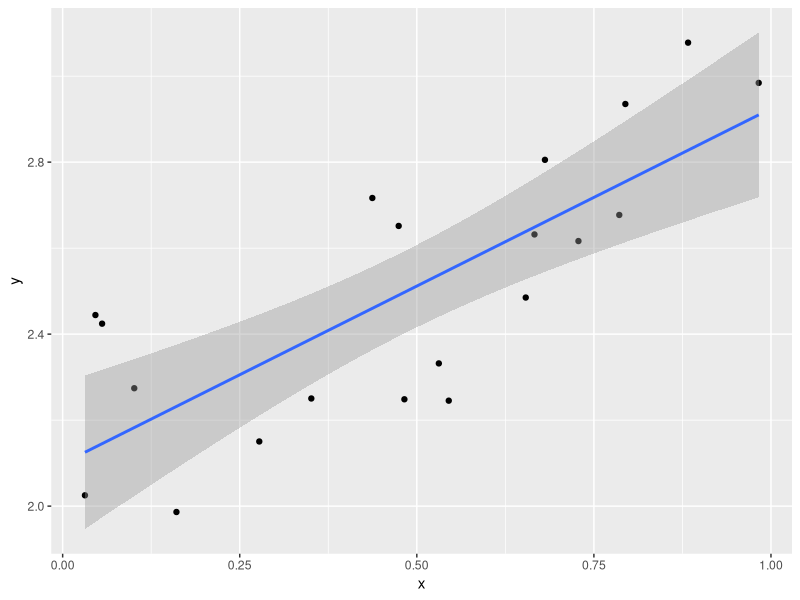
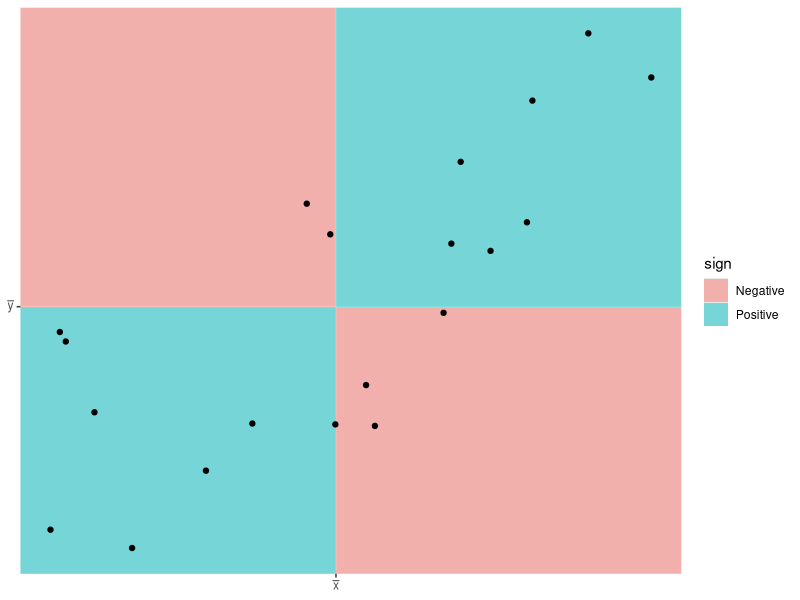
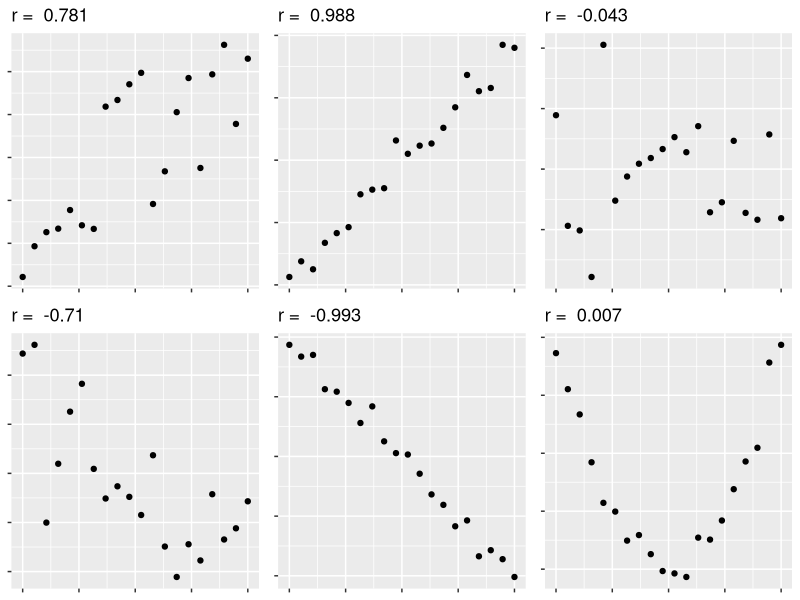
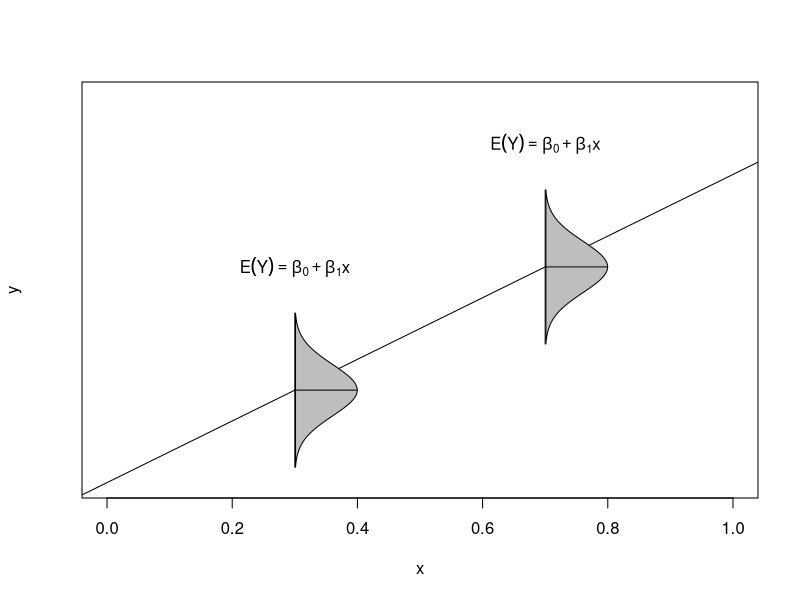
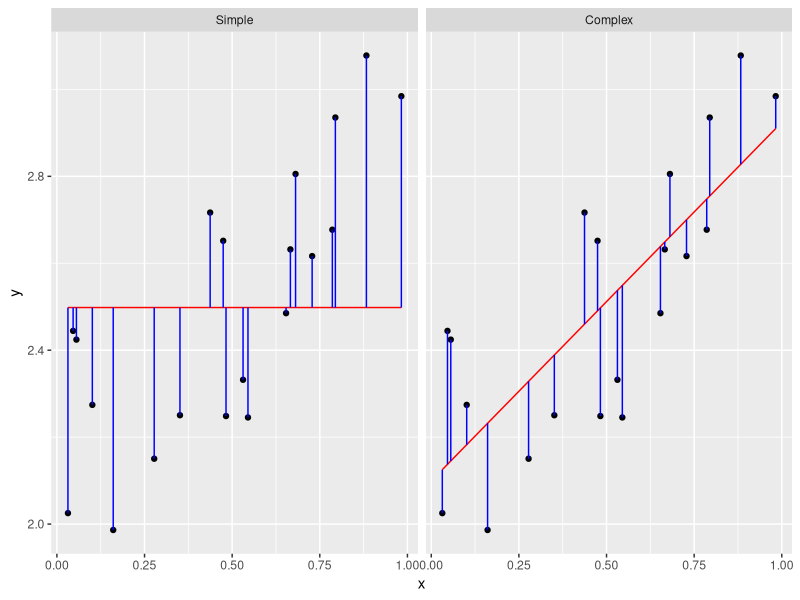
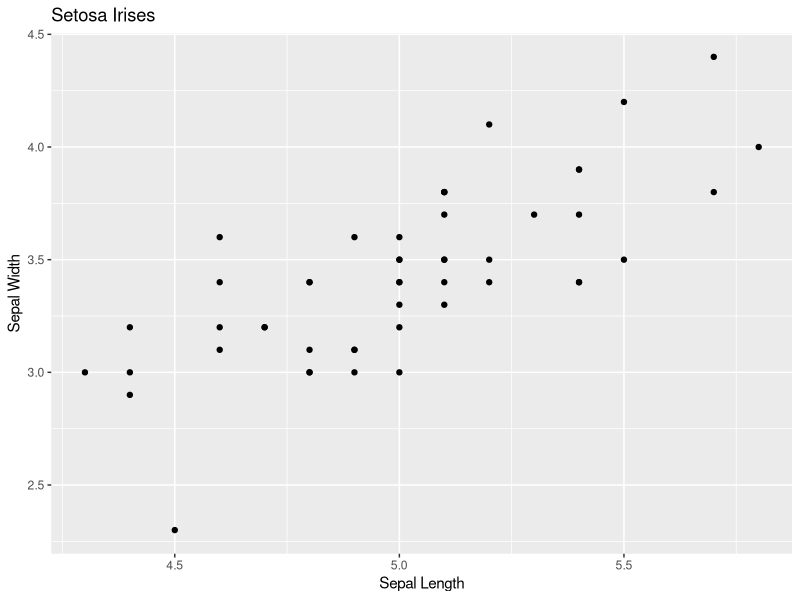
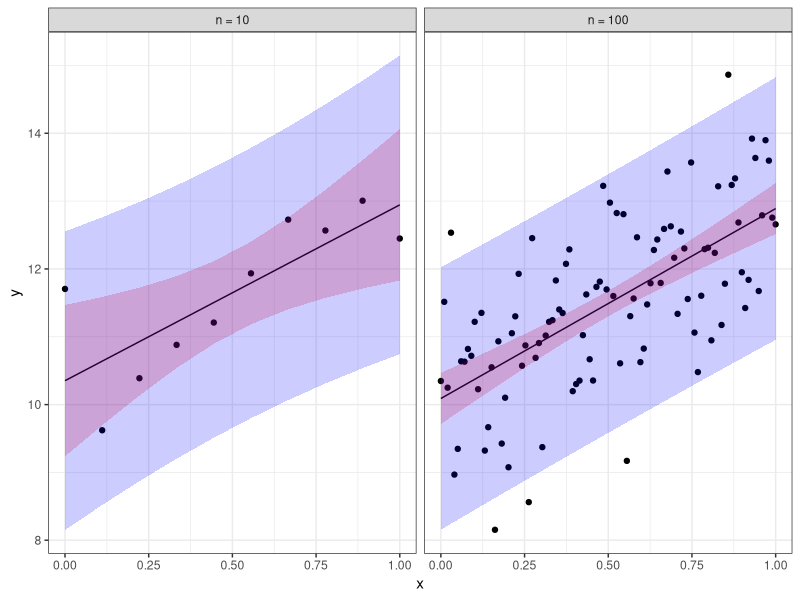
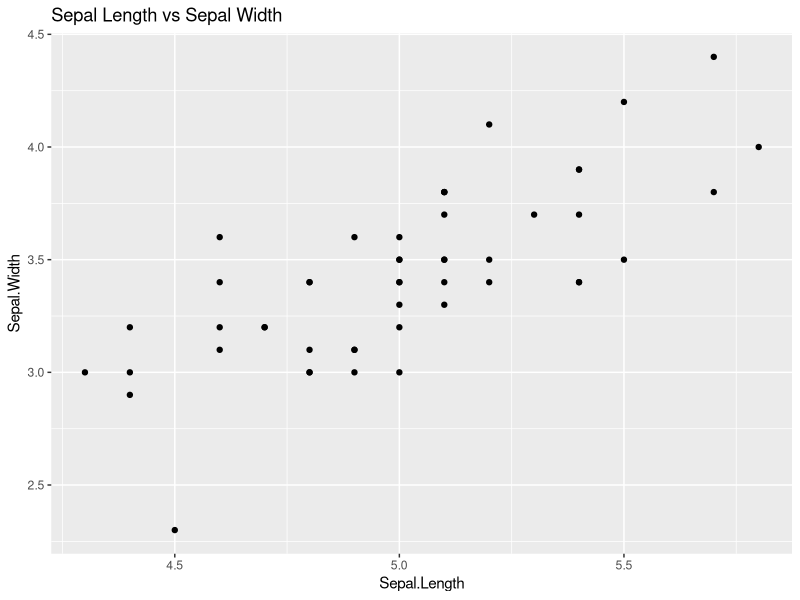

Write R code to recreate these figures, in order. (Note: this script raises an error after producing the figures.)
## ---- chunk 1
# Unattach any packages that happen to already be loaded. In general this is unecessary
# but is important for the creation of the book to not have package namespaces
# fighting unexpectedly.
pkgs = names(sessionInfo()$otherPkgs)
if( length(pkgs > 0)){
  pkgs = paste('package:', pkgs, sep = "")
  for( i in 1:length(pkgs)){
    detach(pkgs[i], character.only = TRUE, force=TRUE)
  }
}

# Set my default chunk options 
knitr::opts_chunk$set( fig.height=3, cache=TRUE )
## ---- chunk 2
multiplot <- function(..., plotlist=NULL, file, cols=1, layout=NULL) {
  library(grid)

  # Make a list from the ... arguments and plotlist
  plots <- c(list(...), plotlist)
  numPlots = length(plots)

  # If layout is NULL, then use 'cols' to determine layout   
  if (is.null(layout)) {
    # Make the panel
    # ncol: Number of columns of plots
    # nrow: Number of rows needed, calculated from # of cols
    layout <- matrix(seq(1, cols * ceiling(numPlots/cols)),
                    ncol = cols, nrow = ceiling(numPlots/cols))
  }

  if (numPlots==1) {
    print(plots[[1]])
  }else{
    # Set up the page
    grid.newpage()
    pushViewport(viewport(layout = grid.layout(nrow(layout), ncol(layout))))
    
    # Make each plot, in the correct location
    for (i in 1:numPlots) {
      # Get the i,j matrix positions of the regions that contain this subplot
      matchidx <- as.data.frame(which(layout == i, arr.ind = TRUE))
      print(plots[[i]], vp = viewport(layout.pos.row = matchidx$row,
                                      layout.pos.col = matchidx$col))
    }
  }
}
## ---- chunk 3
library(ggplot2)
library(dplyr)
library(ggfortify)  # for diagnostic plots in ggplot2 via autoplot()
## ---- chunk 4
set.seed(43456)
n <- 20
data <- data.frame( x = runif(n, 0, 1) )
data <- mutate(data, y= 2 + x + rnorm(n, sd=.2))
ggplot(data, aes(x=x, y=y)) + geom_point() + geom_smooth(method='lm')
## ---- chunk 5
xbar <- mean(data$x ) 
ybar <- mean(data$y )
tile.data <- data.frame(x=c(xbar-1, xbar-1, xbar+1, xbar+1),
                        y=c(ybar-1, ybar+1, ybar+1, ybar-1),
                        sign=c('Positive','Negative','Positive','Negative'))

ggplot(data, aes(x=x, y=y)) +
  geom_tile(data=tile.data, aes(fill=sign), alpha=.5) +
  geom_point() +
  coord_cartesian(xlim=range(data$x), ylim=range(data$y)) +
  scale_x_continuous(breaks=xbar, label=expression(bar(x))) +
  scale_y_continuous(breaks=ybar, label=expression(bar(y))) +
  labs(x=NULL, y=NULL)     
## ---- chunk 6
set.seed(345)
x <- seq(0,1, length=n) 
lots.data <- rbind(
  data.frame(x=x, y=2 + 2*x + rnorm(n, sd=.5), grp=1),
  data.frame(x=x, y=2 - 2*x + rnorm(n, sd=.5), grp=2),
  data.frame(x=x, y=2 + 2*x + rnorm(n, sd=.1), grp=3),
  data.frame(x=x, y=2 - 2*x + rnorm(n, sd=.1), grp=4),
  data.frame(x=x, y=2 - 0*x + rnorm(n, sd=2), grp=5),
  data.frame(x=x, y=2*(2*x-1)^2 + rnorm(n, sd=.1), grp=6))

R.values <-    lots.data %>% dplyr::group_by(grp) %>% dplyr::summarise(R=cor(x,y))
Plots <- list() 
for(i in 1:6){
  Plots[[i]] <- ggplot(lots.data %>% filter(grp==i), aes(x=x, y=y)) +
     geom_point() +
    ggtitle(paste('r = ', round(R.values[i,2], digits=3))) +
    labs(x=NULL, y=NULL) +
    scale_x_continuous(labels=NULL) +
    scale_y_continuous(labels=NULL) 
}  
multiplot(Plots[[1]], Plots[[2]], Plots[[3]], Plots[[4]], Plots[[5]], Plots[[6]],
          cols=3) 
## ---- chunk 7
plot(c(0,1), c(0,1.25), type='n', xlab='x', ylab='y', axes=FALSE);
box(); axis(1);
abline(0,1);
y <- seq(-3,3,length=1000);
x <- dnorm(y, sd=1);
x <- x/4;
y <- y/12;
for(i in c(.3,.7)){
	lines(c(i,i), c(min(y), max(y))+i);
	polygon(x+i, y+i, col='grey');
	lines(c(i,i+max(x)), c(i,i));
	text(i,i+.4, expression(paste("", E(Y)==beta[0]+beta[1], x, sep='')));
}
## ---- chunk 8
simple.data  <- cbind(data, yhat=predict(lm(y~1,data))) %>% mutate( model='Simple' ) 
complex.data <- cbind(data, yhat=predict(lm(y~x,data))) %>% mutate( model='Complex') 
full.data <- rbind(simple.data, complex.data) 
full.data <- full.data %>% mutate(model = factor(model, levels=c('Simple','Complex'))) 
ggplot( full.data, aes(x=x)) +
  geom_point(aes(y=y)) +
  geom_line(aes(y=yhat), color='red') +
  geom_linerange(aes(ymin=y, ymax=yhat), color='blue') +
  facet_grid(.~model) 

## ---- chunk 9
setosa <- iris %>% filter( Species == 'setosa' )    # Just setosa!
ggplot(setosa, aes(x=Sepal.Length, y=Sepal.Width)) +
  geom_point() +
  labs(x="Sepal Length", y="Sepal Width", title='Setosa Irises') 
## ---- chunk 10
# Do all the crazy calculations "By Hand!"
x <- setosa$Sepal.Length
y <- setosa$Sepal.Width
n <- length(x)
r <- sum( (x-mean(x))/sd(x) * (y-mean(y))/sd(y) ) / (n-1)
b1 <- r*sd(y)/sd(x)
b0 <- mean(y) - b1*mean(x)
cbind(r, b0, b1)
yhat <- b0 + b1*x
resid <- y - yhat
SSE <- sum( resid^2 )
s2 <- SSE/(n-2)
s2
Sxx <- sum( (x-mean(x))^2 )
stderr.b0 <- sqrt(s2) * sqrt( 1/n + mean(x)^2 / Sxx)
stderr.b1 <- sqrt(s2) * sqrt(1 / Sxx )
cbind(stderr.b0, stderr.b1)
t.star <- qt(.975, df=n-2)	
c(b0-t.star*stderr.b0, b0+t.star*stderr.b0)
c(b1-t.star*stderr.b1, b1+t.star*stderr.b1)
## ---- chunk 11
cor( setosa$Sepal.Width,  setosa$Sepal.Length )
## ---- chunk 12
model <- lm(Sepal.Width ~ Sepal.Length, data=setosa)
coef(model)
## ---- chunk 13
confint(model)
## ---- chunk 14
model <- lm(Sepal.Width ~ Sepal.Length, data=setosa)
summary(model)
## ---- chunk 15
model <- lm(Sepal.Width ~ Sepal.Length, data=setosa)
anova(model)
## ---- chunk 16
library(ggplot2)
set.seed(321)
n <- 10 
x <- seq(0,1,length=n) 
y <- 10 + 3*x + rnorm(n, sd=1) 
data <- data.frame(x=x, y=y, n=paste('n =', n)) 
n <- 100 
x <- seq(0,1,length=n) 
y <- 10 + 3*x + rnorm(n, sd=1) 
data <- rbind( data, data.frame(x=x,y=y,n=paste('n =', n))) 
data$n <- factor(data$n)
model <- lm(y~x*n, data=data) 
data$y.hat <- fitted(model) 
CI <- predict(model, interval='confidence') 
PI <- predict(model, interval='prediction') 
data$conf.lwr <- CI[,2]
data$conf.upr <- CI[,3] 
data$pred.lwr <- PI[,2]
data$pred.upr <- PI[,3] 
ggplot(data, aes(x=x)) +   
  geom_point(aes(y=y)) +
  geom_line(aes(y=y.hat)) +
  geom_ribbon(aes(ymin=conf.lwr, ymax=conf.upr), fill='red', alpha=.2) +
  geom_ribbon(aes(ymin=pred.lwr, ymax=pred.upr), fill='blue', alpha=.2) +   
  facet_grid(. ~ n) + theme_bw()
## ---- chunk 17
ggplot(setosa, aes(x=Sepal.Length, y=Sepal.Width)) + 
  geom_point() +
  ggtitle('Sepal Length vs Sepal Width')
## ---- chunk 18
#fit the regression
model <- lm(Sepal.Width ~ Sepal.Length, data=setosa)

# display the first few predictions
head( predict(model, interval="confidence") )

# predict at x = 5.0
predict(model, 
        interval="prediction",                  # prediction Interval
        newdata=data.frame(Sepal.Length = 5.0)) # at x=5
## ---- chunk 19
# ask for the confidence and prediction intervals
conf.region <- predict(model, interval='confidence')
pred.region <- predict(model, interval='prediction')

# add them to my original data frame
setosa <- setosa %>%
  mutate( fit = fitted(model),
          conf.lwr = conf.region[,2],
          conf.upr = conf.region[,3],
          pred.lwr = pred.region[,2],
          pred.upr = pred.region[,3])
## ---- chunk 20
# make a nice plot
ggplot(setosa) +
  geom_point(  aes(x=Sepal.Length, y=Sepal.Width) ) +
  geom_line(   aes(x=Sepal.Length, y=fit), col='red' ) +
  geom_ribbon( aes(x=Sepal.Length, ymin=conf.lwr, ymax=conf.upr), fill='red',  alpha=.4) +
  geom_ribbon( aes(x=Sepal.Length, ymin=pred.lwr, ymax=pred.upr), fill='blue', alpha=.4)
## ---- chunk 21
data(men1500m, package='HSAUR2')
small <- men1500m %>% filter( year != 1896 )  # Remove the 1896 Olympics

# fit the model and get the prediction interval
model <- lm( time ~ year, data=small )
small <- cbind(small, predict(model, interval='prediction') )

ggplot(small, aes(x=year, y=time, ymin=lwr, ymax=upr)) +
  geom_point() +
  geom_line( aes(y=fit), col='red' ) +
  geom_ribbon( fill='light blue',  alpha=.4) + 
  labs( x='Year', y='Time (s)', title='Winning times of Mens 1500 m' ) + 
  theme_bw()
## ---- chunk 22
predict(model, 
        newdata=data.frame(year=c(2008, 2012)), 
        interval="prediction")
## ---- chunk 23
predict(model, newdata=data.frame(year=c(3112)), interval="prediction")
## ---- chunk 24
set.seed(2233);
par(mfrow=c(1,3));
n <- 20;
x <- seq(0,1,length=n);
data <- data.frame(
  Fitted=c(x,x,x),
  Residual=c(rnorm(n,0,.25), rnorm(n,(2*x-1)^2-.375, .2), rnorm(n,0,x*.45)), 
  Type=factor(rep(1:3, each=n), labels=c('No Trend', 'Non-Linear', 'Non-Constant Variance') ));
for(i in 1:3){
  index <- 1:n + n*(i-1);
  plot(data$Fitted[index], data$Residual[index], 
	   xlab='Fitted', ylab='Residual', main=data$Type[index[1]] );
  abline(0,0, lty=2);
}
## ---- chunk 25
head(trees)  # 3 columns Girth, Height, Volume
ggplot(trees, aes(x=Girth, y=Volume)) + 
  geom_point() + 
  ggtitle('Volume vs Girth')
## ---- chunk 26
model <- lm( Volume ~ Girth, data=trees )
autoplot(model, which=c(1,2))
## ---- chunk 27
trees <- cbind( trees, predict(model, interval='confidence') )
head(trees)  # now we have the fit, lwr, upr columns

ggplot(trees, aes(x=Girth)) +
  geom_ribbon( aes( ymin=lwr, ymax=upr), alpha=.4, fill='pink' ) +
  geom_line( aes(y=fit), color='red') +
  geom_point(aes(y=Volume)) 
## ---- chunk 28
summary(model)
confint(model)
## ---- chunk 29
par(mfrow=c(1,2))
x <- c( 9, 10, 11, 12)
y <- c(15, 17, 16, 18)
model <- lm(y ~ x)
model.1 <- lm(c(y,28) ~ c(x,2))
model.2 <- lm(c(y,28) ~ c(x,10.5))
plot(x,y, xlim=c(0,14), ylim=c(15,30))
points(2, 28, pch=2, col='red')
abline(coef(model))
abline(coef(model.1), col='red', lty=2)
plot(x,y, xlim=c(8,13), ylim=c(15,30))
points(10.5, 28, pch=2, col='red')
abline(coef(model))
abline(coef(model.2), col='red', lty=2)
## ---- chunk 30
x <- seq(0, 10, length=100)
plot(c(0,10), c(-2,6), type='n', xlab='x', ylab='y')
lines(x, log(x), lwd=2, col=1, lty=1)
lines(x, sqrt(x), lwd=2, col=2, lty=2)
lines(x, 1/x, lwd=3, col=3, lty=3)
legend(1,6, legend=c('log(x)', 'sqrt(x)', '1/x'), lty=1:3, col=1:3)
abline(h=0)
abline(v=0)
## ---- chunk 31
set.seed(-838)
par(mfrow=c(1,3))
n <- 40
x <- seq(1,30, length=n);
y <- 2 + 30*exp((30-x)/10) + rnorm(n, sd=20)
y <- abs(y)
plot(x,y); abline(coef(lm(y~x)));
plot(x, log(y)); abline(coef(lm(I(log(y))~x)));
plot(x^(1/3), y); abline(coef(lm(y~I(x^(1/3)))));
mydata <- data.frame(x=x, y=y)
## ---- chunk 32
set.seed(-838)
par(mfrow=c(1,2))
n <- 40
x <- seq(0,30, length=n)
y <- 2+ x*exp(rnorm(n))
plot(x,y); abline(coef(lm(y~x)));
plot(x, log(y)); abline(coef(lm(I(log(y))~x)));
mydata <- data.frame(x=x, y=y)
par(mfrow=c(1,1))
## ---- chunk 33
str(mydata)
MASS::boxcox(y~x, data=mydata, plotit=TRUE)
